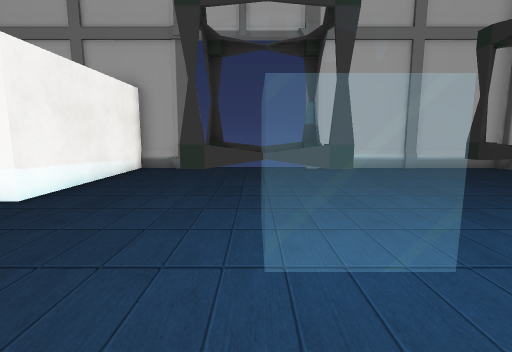
[1] (above)

14 first-person views from a walk through a 3-D level made in the Unity game engine. The camera is 1.2 m above the floor, tilts 8° down and sees 85° across. Doors are open. The floor is counted in squares, 1 m on a side. Each view is taken from the middle of a square. On the plan, view 1 faces up. The plan holds only what a view shows up to about 13 squares ahead; the rest is blank. Some surface patterns are stand-ins.

[2]
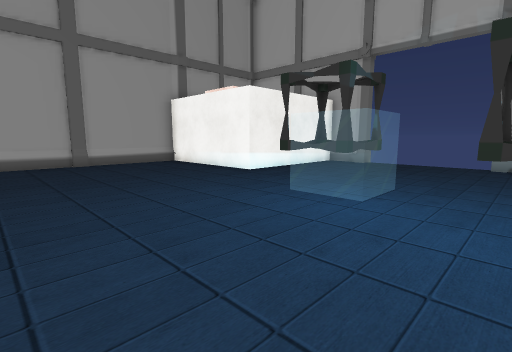

[3]
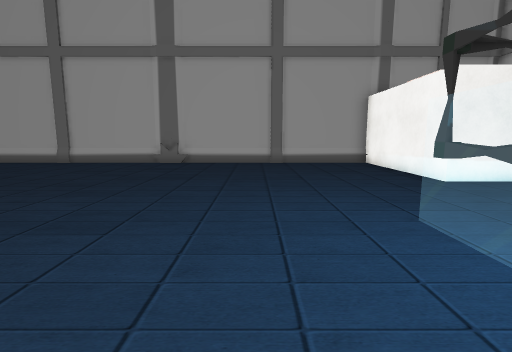

[4]
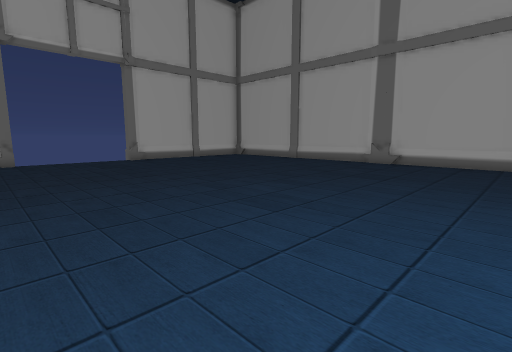

[5]
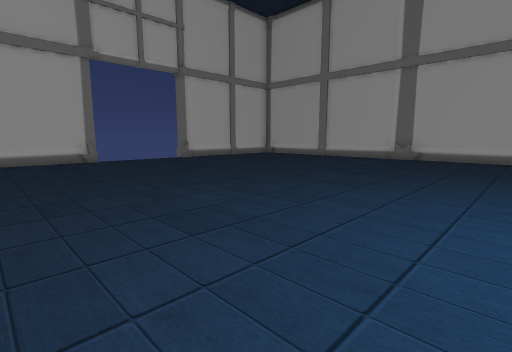

[6]
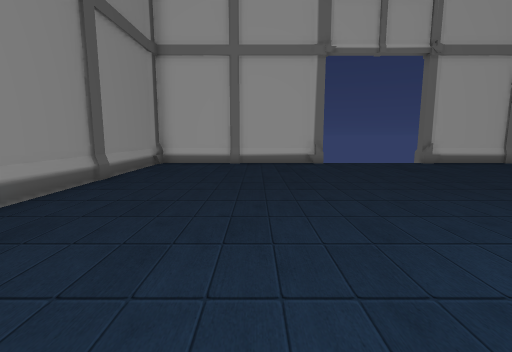

[7]
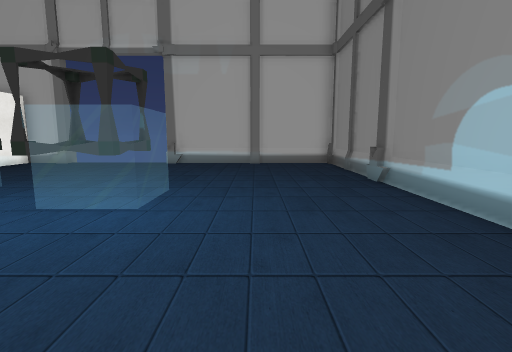

[8]
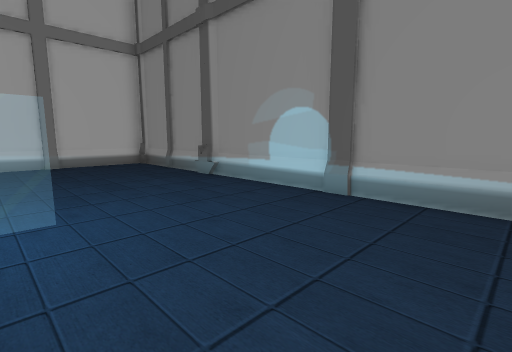

[9]
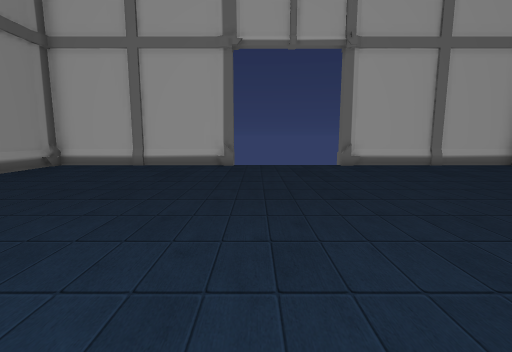

[10]
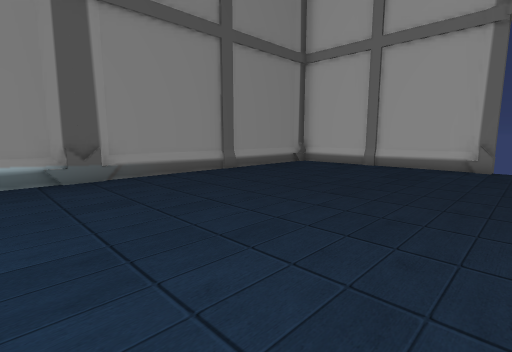

[11]
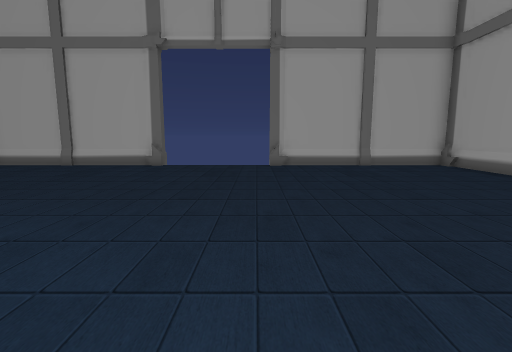

[12]
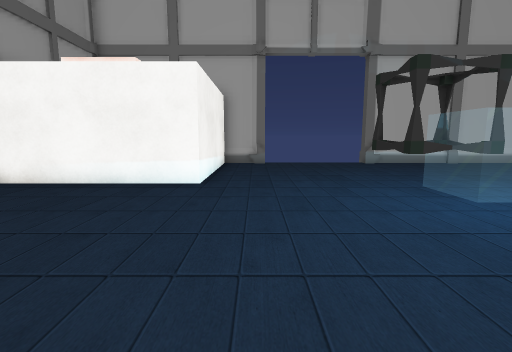

[13]
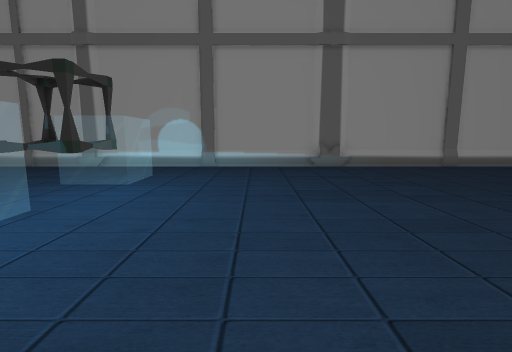

[14]
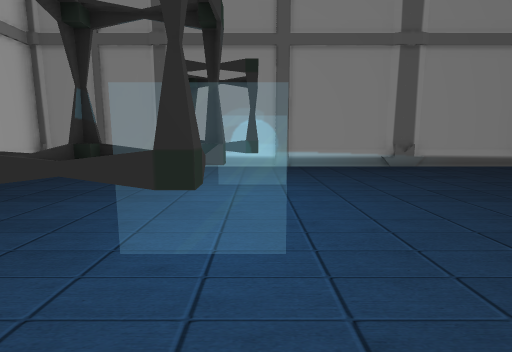

### Floor plan
Key: @ floor where view 1 was taken; # wall or solid block; x gap in a wall; . floor; D open door; = window, fence, low wall or low ledge.
Columns run from 10 left of view 1 to 10 right of it. Each row starts with its distance up from view 1.
 11      ##DDDDDD########
 10      #..............#
  9      #..............#
  8      #..............#
  7      #..............#
  6      #..............#
  5 ######..............#
  4 #........##.........#
  3 #........# =.#=.....#
  2 #.........  .= .....#
  1 #...................#
  0 #.........@.........#
 -1 #...................#
 -2 #...................#
 -3 #...................#
 -4 #...................#
 -5 #...................#
 -6 #...................#
 -7 #...................#
 -8 #...................#
 -9 #...................#
-10 #...................#
-11 #...................#
-12 #...................#
-13 #...................#
-14 ########    x########

Where each view was taken, in squares from view 1:
view 1: 0 up, 0 right, facing up
view 2: 2 down, 3 right, facing up-left
view 3: 0 up, 3 right, facing left
view 4: 1 up, 3 right, facing down-left
view 5: 1 up, 6 right, facing down-left
view 6: 1 down, 5 right, facing down
view 7: 2 down, 6 right, facing up
view 8: 2 down, 4 right, facing up-right
view 9: 2 down, 1 right, facing down
view 10: 2 down, 1 right, facing down-right
view 11: 2 down, 2 left, facing down
view 12: 2 down, 3 left, facing up
view 13: 1 down, 2 left, facing right
view 14: 2 up, 2 left, facing right
